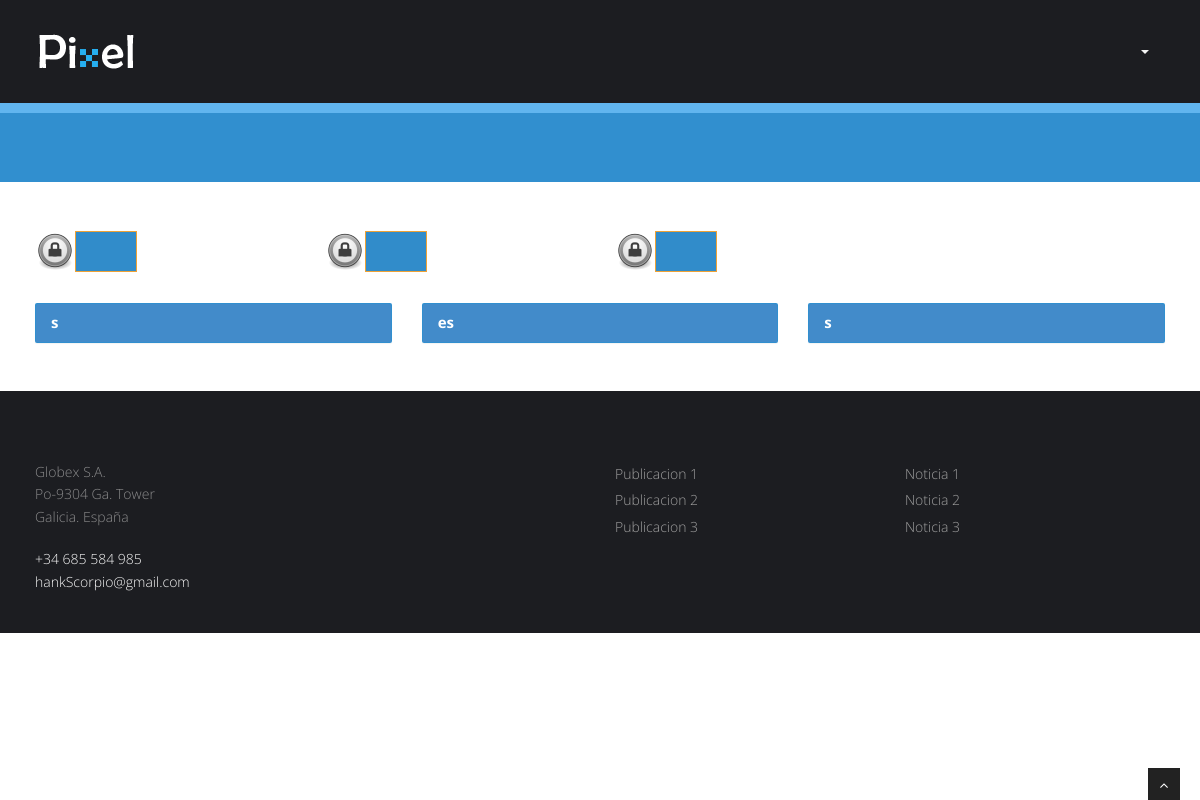
The app's page /Controladores/Privada/C_ColaboracionesP.php (signed in), older data.
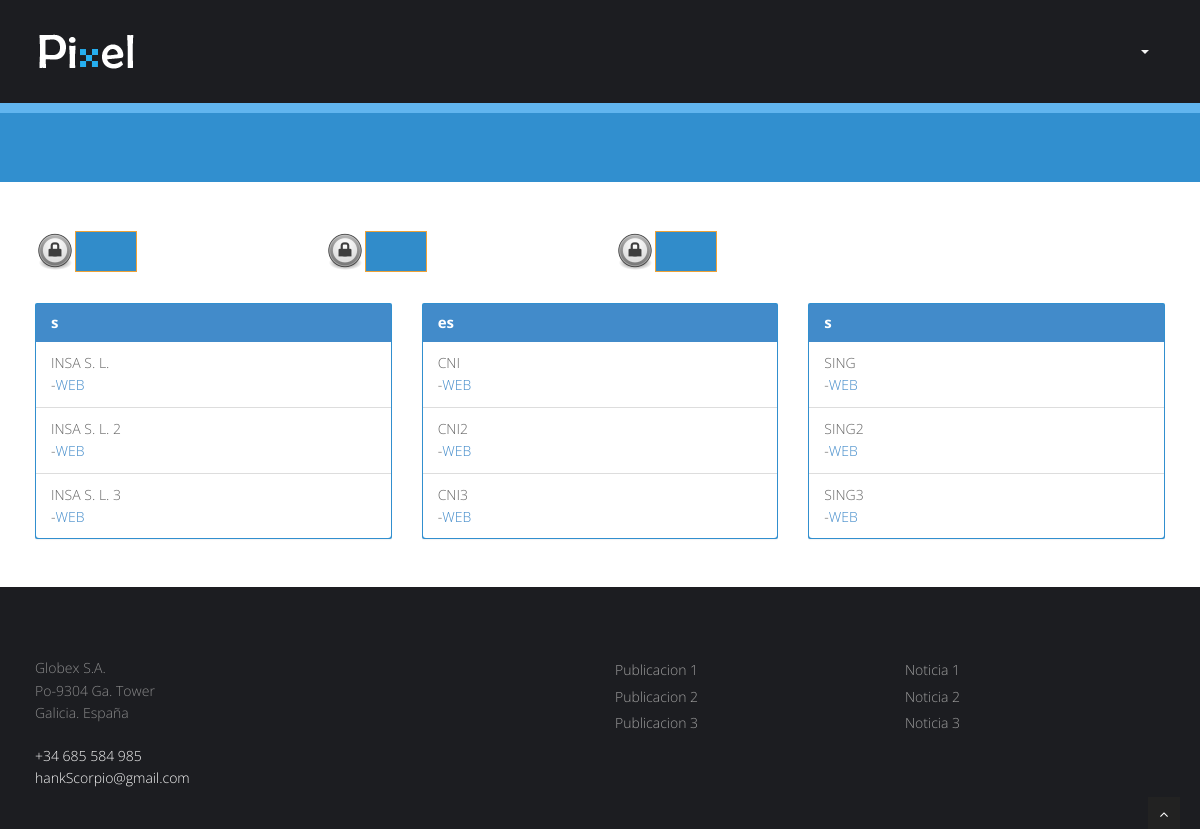
The same page, newer data.
### tables this page shows
CREATE TABLE IF NOT EXISTS `S_EMPRESAS` (
  `IDEmpresa` varchar(10) NOT NULL,
  `Web_Empresa` varchar(500) NOT NULL,
  `Nombre_Empresa` varchar(500) NOT NULL,
  `IDImagen_Empresa` varchar(10) NOT NULL,
  `IDParticipante` varchar(10) NOT NULL
);

CREATE TABLE IF NOT EXISTS `S_INSTITUCIONES` (
  `IDInstitucion` varchar(10) NOT NULL,
  `Web_Institucion` varchar(300) NOT NULL,
  `IDImagen_Institucion` varchar(10) NOT NULL,
  `Nombre_Institucion` varchar(200) NOT NULL,
  `IDParticipante` varchar(10) NOT NULL
);

CREATE TABLE IF NOT EXISTS `S_GRUPOS` (
  `IDGrupo` varchar(10) NOT NULL,
  `Web_Grupo` varchar(300) NOT NULL,
  `IDImagen_Grupo` varchar(10) NOT NULL,
  `Nombre_Grupo` varchar(200) NOT NULL,
  `IDParticipante` varchar(10) NOT NULL
);

### Controladores/Privada/C_ColaboracionesP.php (called while the page is built, shortened)
<?php
$Raiz = explode('/',$_SERVER['PHP_SELF'])[count(explode('/',$_SERVER['PHP_SELF']))-4];
function getRuta()
{
	global $Raiz;
	$RutaArray = explode('/',$_SERVER['PHP_SELF']);
	$toret = "";
	for ($i =(count($RutaArray)-2);$i > 0; $i = $i -1)
	{
		if ($RutaArray[$i] == $Raiz)
			break;
		else
			$toret = $toret."../";
	}
	return $toret;
}
$RutaRelativaControlador = getRuta();
include_once $RutaRelativaControlador.'Comun/ArchivoComun.php';
$PagID = "CP";
include_once $vistas[$PagID];
?>

### Comun/ArchivoComun.php (called while the page is built, shortened)
<?php
$identificadores = array(
'Home' => 'H',
'Miembros' => 'M',
'Prensa'=> 'P',
'Transferencias'=> 'T',
'Colaboraciones'=> 'C',
'Login' => 'L'
);
$identificadoresPrivados = array(
'Home' => 'HP',
'Miembros' => 'MP',
'AMiembros' => 'AMP',
'MMiembros' => 'MMP',
'DMiembros' => 'DMP',
'Prensa'=> 'PP',
'APrensa'=> 'APP',
'MPrensa'=> 'MPP',
'DPrensa' => 'DPP',
'Transferencias'=> 'TP',
'ATransferencias'=> 'ATP',
'MTransferencias'=> 'MTP',
'DTransferencias'=> 'DTP',
'Colaboraciones'=> 'CP',
'AColaboraciones'=> 'ACP',
'MColaboraciones'=> 'MCP',
'DColaboraciones'=> 'DCP',
'Administracion'=> 'G',
'ERRORPERM' => 'ERRORPERM'
);
$MenuPrincipalPrivados = array(
'Home' => $identificadoresPrivados['Home'],
'Miembros' => $identificadoresPrivados['Miembros'],
'Prensa'=> $identificadoresPrivados['Prensa'],
'Transferencias'=> $identificadoresPrivados['Transferencias'],
'Colaboraciones'=> $identificadoresPrivados['Colaboraciones'],
'Administracion'=> $identificadoresPrivados['Administracion']
);
?>

### GESTAPP/Clases/BaseDatosControl.php (called while the page is built, shortened)
<?php
Class BaseDatosControl
{
	public $conexionBD;
	function __construct()
	{
		$this->conexionBD = new mysqli('localhost','gC', 'gC','ET3gC');
	}
	function OperacionGenericaBD($var,$Error = "1")
	{
		if (!$resultado = $this->conexionBD->query($var))
		{
			throw new Exception($Error . "=>". $var . "<br>Error: " . $this->conexionBD->error . "");
		}
		return $resultado;
	}
}
?>

### Clases/TablaBD.php (called while the page is built, shortened)
<?php
include_once $RutaRelativaControlador.'GESTAPP/Clases/BaseDatosControl.php';
Class TablaBD
{
	public $nombreTabla = "";
	function __construct($n,$arrayCampos,$arrayClaves)
	{
		$this->nombreTabla = $n;
	}
	public function ListadoRegistros($opciones)
	{
		$BD = new BaseDatosControl();
		return $BD->OperacionGenericaBD("Select * from ".$this->nombreTabla." ". $opciones);
	}
}
?>

### Vistas/Privadas/V_ColaboracionesP.php (the view, shortened to what this page needs)
<?php
Class ColaboracionesPrivada
{
function DisplayContent($idioma,$Emp,$Ins,$Grup)
{
	global $controladores;
	global $identificadoresPrivados;
	global $RutaRelativaControlador;
?>
	<section id="content">
	<div class="container">
		<div class="row">
						<div class="col-md-3" >
						  <form id="1" action="<?php echo $controladores[$identificadoresPrivados["AColaboraciones"]]?>" method = "POST">
						  <img style="display:inline" src="<?php echo $RutaRelativaControlador?>img/engranaje2.svg.png"
						  class="img-responsive">
						  <a style="display:inline" class="btn btn-warning" onClick="document.getElementById('1').submit();"><?php echo $idioma['Alta_INST']; ?></a>
						  </form>
						</div>
						<div class="col-md-3" >
						   <form id="2" action="<?php echo $controladores[$identificadoresPrivados["AColaboraciones"]]?>" method = "POST">
						  <img style="display:inline" src="<?php echo $RutaRelativaControlador?>img/engranaje2.svg.png"
						  class="img-responsive">
						  <a style="display:inline" class="btn btn-warning" onClick="document.getElementById('2').submit();"><?php echo $idioma['Alta_EMPRE']; ?></a>
						  </form>
						</div>
						<div class="col-md-3" >
						   <form id="3" action="<?php echo $controladores[$identificadoresPrivados["AColaboraciones"]]?>" method = "POST">
						   <img style="display:inline" src="<?php echo $RutaRelativaControlador?>img/engranaje2.svg.png"
						  class="img-responsive">
						  <a style="display:inline" class="btn btn-warning" onClick="document.getElementById('3').submit();"><?php echo $idioma['Alta_GRUPO']; ?></a>
						  </form>
						</div>
						<div class="col-md-9"></div>
					  </div>
					  <div class="row">
            <div class="col-md-4">
              <div class="panel panel-primary">
                <div class="panel-heading">
                  <h3 class="panel-title"><?php echo $idioma["Empresa"]."s"?></h3>
                </div>
				<ul class="list-group">
				<?php
					foreach($Emp as $e)
					{
						echo '<li class="list-group-item">'.$e["Nombre_Empresa"].'<br>-<a href="'.$e["Web_Empresa"].'" target="_blank">WEB</a></li>';
					}
				?>
				  </ul>
              </div>
            </div>
			<div class="col-md-4">
              <div class="panel panel-primary">
                <div class="panel-heading">
                  <h3 class="panel-title"><?php echo $idioma["Institucion"]."es"?></h3>
                </div>
				<ul class="list-group">
					<?php
					foreach($Ins as $e)
					{
						echo '<li class="list-group-item">'.$e["Nombre_Institucion"].'<br>-<a href="'.$e["Web_Institucion"].'" target="_blank">WEB</a></li>';
					}
				?>
				  </ul>
              </div>
            </div>
			<div class="col-md-4">
              <div class="panel panel-primary">
                <div class="panel-heading">
                  <h3 class="panel-title"><?php echo $idioma["Grupo"]."s"?></h3>
                </div>
				<ul class="list-group">
					<?php
					foreach($Grup as $e)
					{
						echo '<li class="list-group-item">'.$e["Nombre_Grupo"].'<br>-<a href="'.$e["Web_Grupo"].'" target="_blank">WEB</a></li>';
					}
				?>
				  </ul>
              </div>
            </div>
          </div>
	</div>
	</section>
<?php
}
}
$e = array();
	$in = array();
	$g = array();
	try
	{
		$consulta = $_TABLAEMPRESAS->ListadoRegistros("");
		for ($i = 0; $i < $consulta->num_rows ;$i++)
		{
			$e[] = $consulta->fetch_assoc();
		}
		$consulta = $_TABLAGRUPOS->ListadoRegistros("");
		for ($i = 0; $i < $consulta->num_rows ;$i++)
		{
			$g[] = $consulta->fetch_assoc();
		}
		$consulta = $_TABLAINSTITUCIONES->ListadoRegistros("");
		for ($i = 0; $i < $consulta->num_rows ;$i++)
		{
			$in[] = $consulta->fetch_assoc();
		}
	}
	catch(Exception $e)
	{
		$errorRescrito = explode("=>",$e->getMessage());
		$_SESSION['error'] = 'CON ERR MIEMBROS'."=>".$errorRescrito[1];
	}
$princ_view = new ColaboracionesPrivada();
include_once$RutaRelativaControlador.'Comun/CabeceraPriv.php';
$princ_view->DisplayContent($idioma,$e,$in,$g);
include_once$RutaRelativaControlador.'Comun/Pie.php';
?>

### Comun/CabeceraPriv.php (shortened to what this page needs)
<!DOCTYPE html>
<html lang="es">
<head>
<?php
	$IndexIdiomaPageName = "PagName".$PagID;
?>
<link href="<?php echo $RutaRelativaControlador?>css/bootstrap.min.css" rel="stylesheet" />
<link href="<?php echo $RutaRelativaControlador?>css/fancybox/jquery.fancybox.css" rel="stylesheet">
<link href="<?php echo $RutaRelativaControlador?>css/jcarousel.css" rel="stylesheet" />
<link href="<?php echo $RutaRelativaControlador?>css/flexslider.css" rel="stylesheet" />
<link href="<?php echo $RutaRelativaControlador?>css/style.css" rel="stylesheet" />
</head>
<body >
<div id="wrapper">
		<header>
        <div class="navbar navbar-default navbar-static-top">
            <div class="container">
                <div class="navbar-header">
                    <a class="navbar-brand" href="ControladorWEB.php?PagMenu=<?php echo $identificadores['Home']?>"><img src="<?php echo $RutaRelativaControlador?>img/logo.png" alt="logo"/></a>
                </div>
                <div class="navbar-collapse collapse ">
                    <ul class="nav navbar-nav">
					<?php
						foreach ($MenuPrincipalPrivados as $k => $v)
						{
							if ($PagID == $v)
							{
								echo '<li class="active">
								<a href="'.$controladores[$v].'">'.$idioma['PagName'.$v].'</a>
								</li>';
							}
							else
							{
								echo '<li class="active">
								<a href="'.$controladores[$v].'">'.$idioma['PagName'.$v].'</a>
								</li>';
							}
						}
					?>
					<li class="dropdown">
						<a href="#" class="dropdown-toggle" data-toggle="dropdown">
						  <?php echo $idioma['Otros'] ?><b class="caret"></b>
						</a>
					</li>
                    </ul>
                </div>
            </div>
        </div>
	</header>
	<?php
	if ($PagID != 'HP')
	{
		echo '
			<section id="inner-headline">
				<div class="container">
					<div class="row">
						<div class="col-lg-12">
							<h2 class="pageTitle">
								'.$idioma[$IndexIdiomaPageName].'
							</h2>
						</div>
					</div>
				</div>
			</section>
		';
	}

### Comun/Pie.php (shortened to what this page needs)
	<footer>
	<div class="container">
		<div class="row">
			<div class="col-lg-3">
				<div class="widget">
					<a href="https://www.google.es/maps/@42.3414157,-8.2803702,3a,75y,342.27h,82.14t/data=!3m6!1e1!3m4!1sk3Jz0X8mNuANbTSQBBhLmw!2e0!7i13312!8i6656!6m1!1e1"><address>
					Globex S.A.<br>
					Po-9304 Ga. Tower<br>
					Galicia. España</address></a>
					<p>
						<i class="icon-phone"></i> +34 685 584 985<br>
						<i class="icon-envelope-alt"></i> hankScorpio@gmail.com
					</p>
				</div>
			</div>
			<div class="col-lg-3">
				<div class="widget">
					<ul class="link-list">
						<li><a href="#"><?php echo $idioma['Ultimos eventos']?></a></li>
						<li><a href="#"><?php echo $idioma['Terminos y Condiciones']?></a></li>
						<li><a href="#"><?php echo $idioma['Politica de privacidad']?></a></li>
						<li><a href="#"><?php echo $idioma['Carrera']?></a></li>
						<li><a href="#"><?php echo $idioma['Contactanos']?></a></li>
					</ul>
				</div>
			</div>
			<div class="col-lg-3">
				<div class="widget">
					<ul class="link-list">
						<li><a href="#">Publicacion 1</a></li>
						<li><a href="#">Publicacion 2</a></li>
						<li><a href="#">Publicacion 3</a></li>
					</ul>
				</div>
			</div>
			<div class="col-lg-3">
					<div class="widget">
					<ul class="link-list">
						<li><a href="#">Noticia 1</a></li>
						<li><a href="#">Noticia 2</a></li>
						<li><a href="#">Noticia 3</a></li>
					</ul>
				</div>
			</div>
		</div>
	</div>
	</footer>
</div>
<a href="#" class="scrollup"><i class="fa fa-angle-up active"></i></a>
</body>
</html>

### css/style.css (style rules this page uses)
body { font-family:'Open Sans', Arial, sans-serif; font-size:14px; font-weight:300; line-height:1.6em; color:#656565; }
h1,h2, h3, h4, h5, h6 { font-family:'Open Sans', Arial, sans-serif; font-weight:700; line-height:1.1em; color:#333; margin-bottom: 20px; }
.container { padding:0 20px 0 20px; position:relative; }
#wrapper { width:100%; margin:0; padding:0; }
.row,.row-fluid { margin-bottom:30px; }
header .navbar { margin-bottom: 0; }
.navbar-default { border: none; }
.navbar-brand { color: #222; text-transform: uppercase; font-size: 24px; font-weight: 700; line-height: 1em; letter-spacing: -1px; margin-top: 13px; padding: 0 0 0 15px; }
.navbar-default .navbar-brand { color: #61B331; }
header .navbar-collapse ul.navbar-nav { float: right; margin-right: 0; }
header .navbar-default { background-color: #1c1d21; }
header .nav li a:hover, header .nav li a:focus, header .nav li.active a, header .nav li.active a:hover, header .nav li a.dropdown-toggle:hover, header .nav li a.dropdown-toggle:focus, header .nav li.active ul.dropdown-menu li a:hover, header .nav li.active ul.dropdown-menu li.active a { -webkit-transition: all .3s ease; -moz-transition: all .3s ease; -ms-transition: all .3s ease; -o-transition: all .3s ease; transition: all .3s ease; }
header .navbar { min-height: 70px; padding:18px 0; }
header .navbar-nav > li { padding-bottom: 12px; padding-top: 12px; }
header .navbar-nav > li > a { padding-bottom: 6px; padding-top: 5px; margin-left: 2px; line-height: 30px; font-weight: 700; -webkit-transition: all .3s ease; -moz-transition: all .3s ease; -ms-transition: all .3s ease; -o-transition: all .3s ease; transition: all .3s ease; }
header .nav .caret { border-bottom-color: #f5f5f5; border-top-color: #f5f5f5; }
.navbar-default .navbar-nav > .active > a, .navbar-default .navbar-nav > .active > a:hover, .navbar-default .navbar-nav > .active > a:focus { background-color: #fff; }
header ul.nav li { border:none; margin:0; }
header ul.nav li a { font-size:12px; border:none; font-weight:700; text-transform:uppercase; }
.navbar .nav > li > a { color: #848484 !important; text-shadow: none; border: 1px solid rgba(255, 255, 255, 0) !important; }
.navbar .nav > .active > a,.navbar .nav > .active > a:hover { background:none; font-weight:700; }
.navbar-default .navbar-nav>.active>a, .navbar-default .navbar-nav>.active>a:hover, .navbar-default .navbar-nav>.active>a:focus { color: #3498db; }
ul.nav li.dropdown a { z-index:1000; display:block; }
#content { position:relative; background:#fff; padding:50px 0 0px 0; }
#content img { max-width:100%; height:auto; }
#inner-headline { background: #318FCF; position:relative; margin:0; padding:0; color:#fefefe; border-top: 10px solid #61B5EF; }
.panel-title { margin-top: 0; margin-bottom: 0; font-size: 15px; color: inherit; }
.panel { margin-bottom: 18px; background-color: #318FCF; border: 1px solid transparent; border-radius: 2px; -webkit-box-shadow: 0 1px 1px rgba(0,0,0,0.05); box-shadow: 0 1px 1px rgba(0,0,0,0.05); }
.btn { text-align: center; background: #318CCA; color: #fff; border-radius: 0;padding: 10px 30px; }
ul.link-list { margin:0; padding:0; list-style:none; }
ul.link-list li { margin:0; padding:2px 0 2px 0; list-style:none; }
footer { background: #1C1D21; }
footer ul.link-list li a { color: #A0A0A0; }
footer { padding:50px 0 0 0; color:#f8f8f8; }
footer a { color:#fff; }
footer address { line-height:1.6em; color: #8B8B8C; }
.scrollup { position:fixed; width:32px; height:32px; bottom:0px; right:20px; background: #222; }
a.scrollup { outline:0; text-align: center; }
a.scrollup i { margin-top: 10px; color: #fff; }

Row changes from the older to the newer data that the page shows:
added s_empresas: Nombre_Empresa "INSA S. L."
added s_empresas: Nombre_Empresa "INSA S. L. 2"
added s_empresas: Nombre_Empresa "INSA S. L. 3"
added s_instituciones: Nombre_Institucion "CNI"
added s_instituciones: Nombre_Institucion "CNI2"
added s_instituciones: Nombre_Institucion "CNI3"
added s_grupos: Nombre_Grupo "SING"
added s_grupos: Nombre_Grupo "SING2"
added s_grupos: Nombre_Grupo "SING3"
